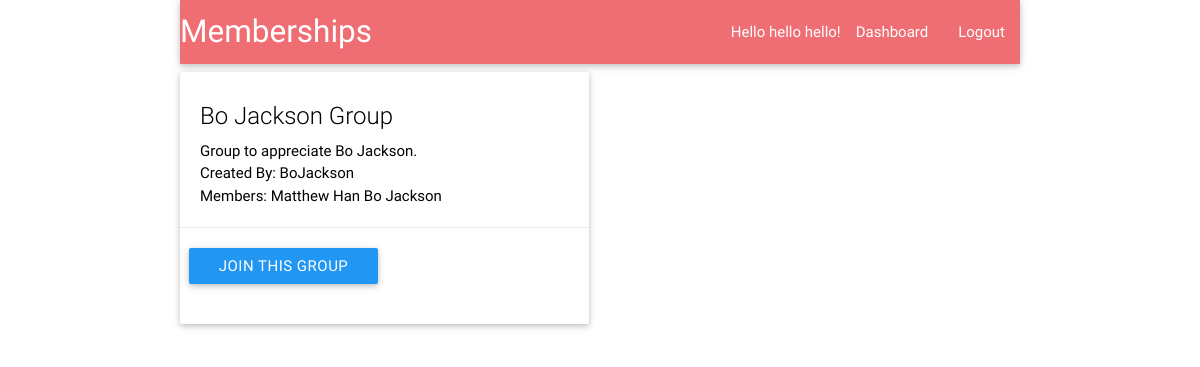
The app's page /groups/11/ (signed in) with its own data.
### apps/groups/models.py (models this page shows)
class Organization(models.Model):
    name = models.CharField(max_length = 255)
    description = models.CharField(max_length = 255)
    creator = models.ForeignKey(User, related_name='creator')
    members = models.ManyToManyField(User, related_name='member')

### apps/groups/views.py (the view, shortened to what this page needs)
# urls.py: url(r'^(?P<group_id>\d+)/', login_required(GroupView.as_view(),login_url='/users/login/')),
class GroupView(View):
    def get(self,request, group_id):
        print 'in GroupView get(Show One)'
        group = Organization.objects.get(id=group_id)
        context = {
            'group': group,
        }
        return render(request, 'groups/show.html', context)

### apps/groups/templates/groups/show.html (shortened to what this page needs)
{% extends "groups/base.html" %}
{% block content %}
    <div class="container">
        <div class="row">
            <div class="col s12 m6">
                <div class="card hoverable">
                    <div class="card-content black-text">
                        <span class="card-title black-text">{{group.name}}</span>
                        <p>{{group.description}}</p>
                        {% if request.user == group.creator %}
                            <p>Created By: YOU</p>
                        {% else %}
                            <p>Created By: {{group.creator}}</p>
                        {% endif %}
                        <p>Members:
                            {% for member in group.members.all %}
                                <span>{{ member.first_name }} {{ member.last_name }}</span>
                            {% endfor %}
                        </p>
                    </div>
                    <div class="card-action">
                        {% if request.user in group.members.all %}
                            <div class="row">
                                <form action="/groups/{{group.id}}/" method = 'post'>{% csrf_token %}
                                    <input type="hidden" name = '_method' value = 'patch'>
                                    <input type="hidden" name = '_action' value = 'leave'>
                                    <button class="btn red">Leave This Group</button>
                                </form>
                            </div>
                        {% else %}
                            <div class="row">
                                <form action="/groups/{{group.id}}/" method = 'post'>{% csrf_token %}
                                    <button class="btn blue">Join This Group</button>
                                </form>
                            </div>
                        {% endif %}
                    </div>
                </div>
            </div>
        </div>
    </div>
{% endblock %}

### apps/groups/templates/groups/base.html (shortened to what this page needs)
<!DOCTYPE html>
<html lang="en">
<head>
    {% load staticfiles %}
    <link rel="stylesheet" href="{% static 'groups/css/materialize.css' %}">
</head>
<body>
<div class="container">
    <nav>
        <div class="nav-wrapper">
            <a href="#" class="brand-logo">Memberships</a>
            <ul id="nav-mobile" class="right hide-on-med-and-down">
                <li>Hello {{request.user.first_name}}  {{request.user.last_name}}!</li>
                <li><a href="/groups/">Dashboard</a></li>
                <li><a href="/users/logout/">Logout</a></li>
            </ul>
        </div>
    </nav>
</div>
    {% block content %}{% endblock %}
</body>
</html>

### records on screen
Organization: name "Bo Jackson Group", description "Group to appreciate Bo Jackson.", creator "BoJackson"

### other values on screen
{{ request.user.first_name }} "hello"
{{ request.user.last_name }} "hello"
{{ member.first_name }} "Matthew"
{{ member.last_name }} "Han"
{{ member.first_name }} "Bo"
{{ member.last_name }} "Jackson"
